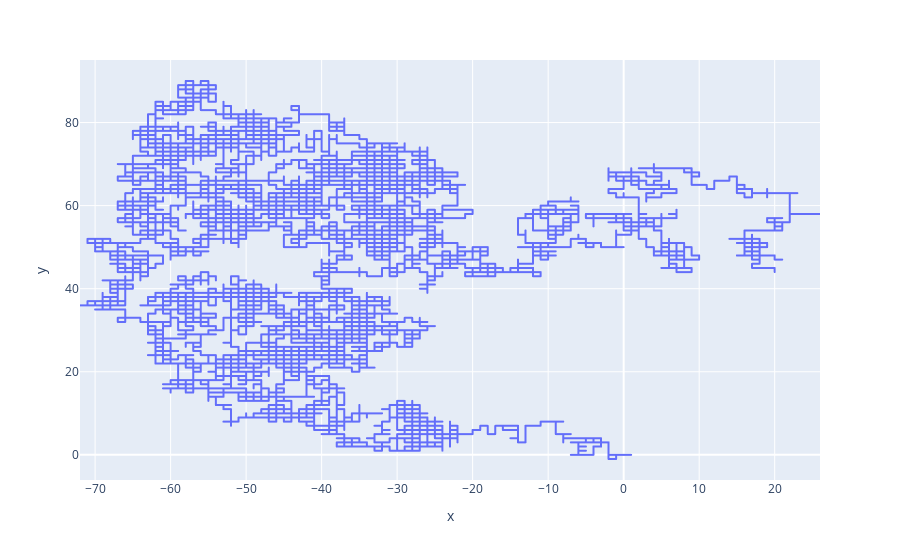

Here is the notebook cell this chart was saved with:
### Code cell
def simulate_2d(nsteps=10000, stepsize=1):

    deltas = [ (0,-1*stepsize), (-1*stepsize,0), (0,1*stepsize), (1*stepsize,0) ]

    steps = [ list(random.choice(deltas)) for i in range(nsteps) ]
    steps = np.array(steps)
    steps = np.cumsum(steps,axis=0)
    y = list(steps[:,1])
    x = list(steps[:,0])

    return x, y, steps

x, y, a = simulate_2d()
fig = px.line({ 'x' : x, 'y' : y }, x='x', y='y')
fig.show()

### Figure 1 — Plotly figure (JSON) as saved in the notebook; plotly's stock layout.template omitted (floating-point values rounded to 4 significant figures; data arrays with more than 128 entries replaced by an {"elided": "..."} marker saying what was removed)
{"data": [{"hovertemplate": "x=%{x}<br>y=%{y}<extra></extra>", "legendgroup": "", "line": {"color": "#636efa", "dash": "solid"}, "marker": {"symbol": "circle"}, "mode": "lines", "name": "", "showlegend": false, "type": "scattergl", "x": {"elided": "10000 int values"}, "xaxis": "x", "y": {"elided": "10000 int values"}, "yaxis": "y"}], "layout": {"legend": {"tracegroupgap": 0}, "margin": {"t": 60}, "xaxis": {"anchor": "y", "domain": [0, 1], "title": {"text": "x"}}, "yaxis": {"anchor": "x", "domain": [0, 1], "title": {"text": "y"}}}}
